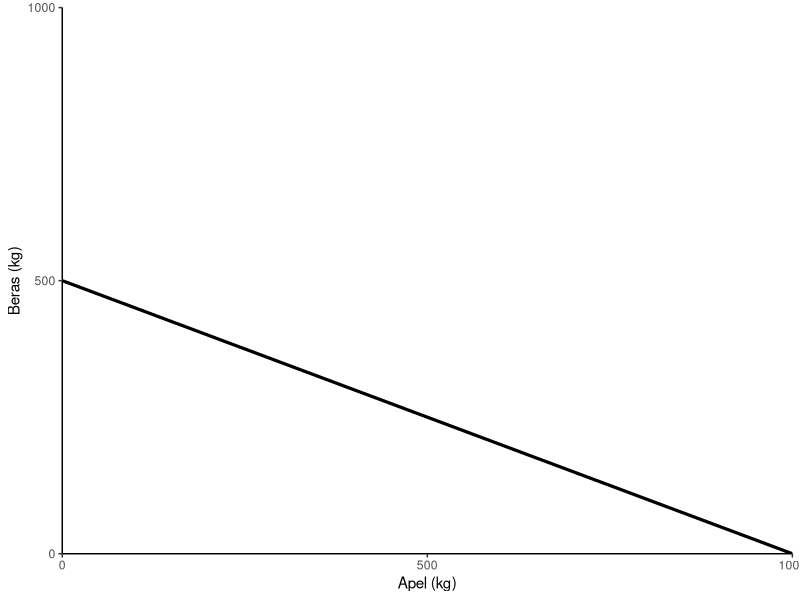
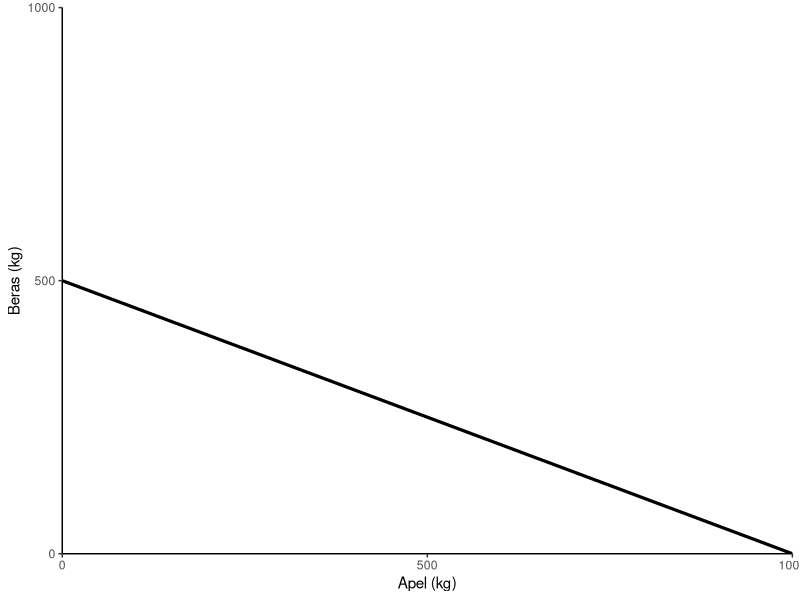
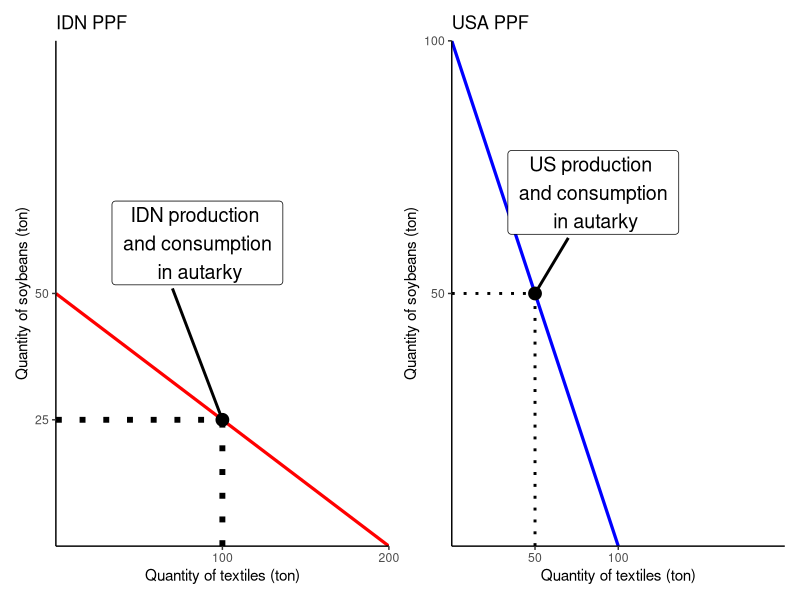
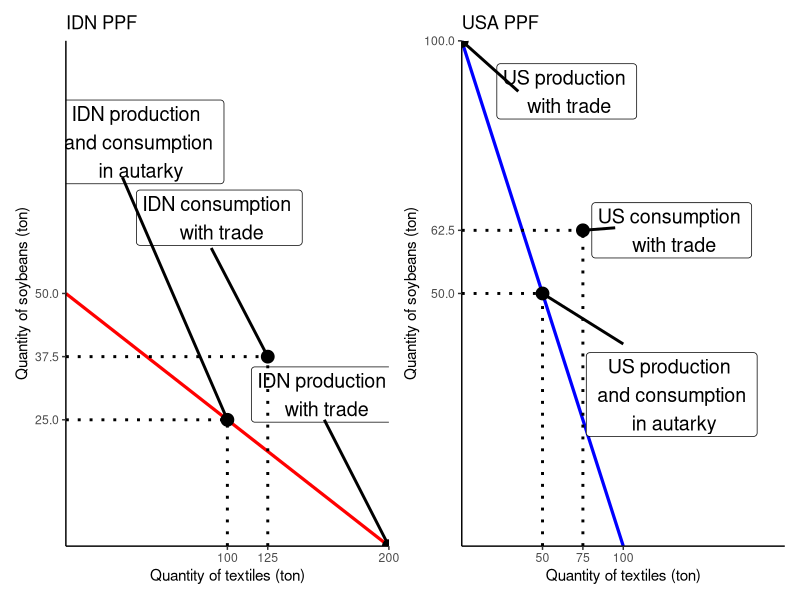
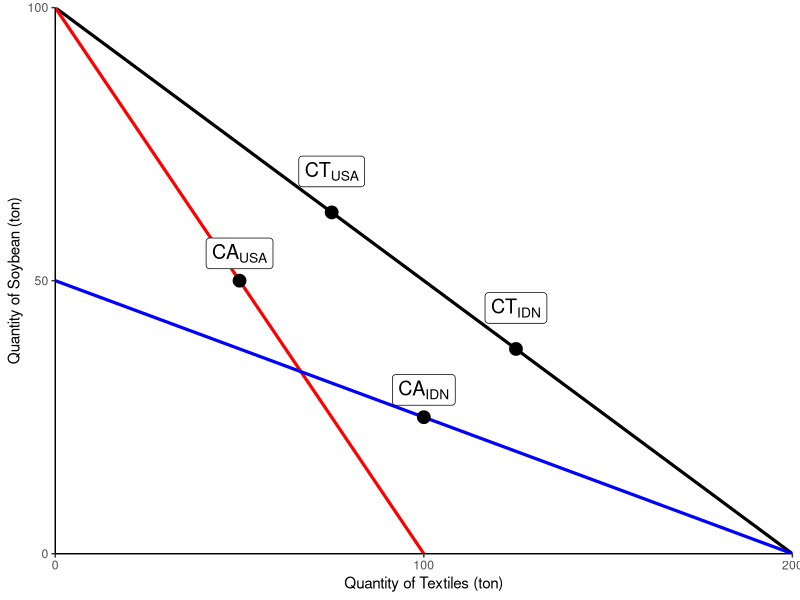

Generate these figures, in order, with R:
## ---- chunk 1
#| fig-width: 5
#| fig-height: 4
#| label: fig1
#| fig-cap: "Production Possibility Frontier (PPF) negara H"
library('ggplot2')
graph<-ggplot()+
  theme_classic()

home <- function(x) 500-0.5*x
graph+
  stat_function(fun = home, size=1.1)+
  scale_y_continuous(expand=c(0,0),limits=c(0,1000), breaks = c(0,500,1000))+
  scale_x_continuous(expand=c(0,0),limits=c(0,1000), breaks =c(0,500,1000))+
  labs(x="Apel (kg)",y="Beras (kg)")
## ---- chunk 2
#| fig-width: 5
#| fig-height: 4
#| label: fig3
#| fig-cap: "Production Possibility Frontier (PPF) negara H"
library('ggplot2')
graph<-ggplot()+
  theme_classic()

home <- function(x) 500-0.5*x
graph+
  stat_function(fun = home, size=1.1)+
  scale_y_continuous(expand=c(0,0),limits=c(0,1000), breaks = c(0,500,1000))+
  scale_x_continuous(expand=c(0,0),limits=c(0,1000), breaks =c(0,500,1000))+
  labs(x="Apel (kg)",y="Beras (kg)")
## ---- chunk 3
#| fig-width: 7
#| fig-height: 5.5
#| label: fig2

library(patchwork)
library(kableExtra)
USA <- function(x) 100-x
IDN <- function(x) 50-.25*x

amrik <- graph +
  stat_function(fun = USA, color="blue", size=1.1)+
  scale_y_continuous(expand=c(0,0),limits=c(0,100), breaks = c(50,100))+
  scale_x_continuous(expand=c(0,0),limits=c(0,200), breaks =c(50,100))+
  labs(x="Quantity of textiles (ton)",y="Quantity of soybeans (ton)",
       title = "USA PPF",size=1)+
  annotate("label", x = 85, y = 70, label = 'US production \n and consumption \n in autarky' ,size=5)+
  geom_segment(aes(x = 50, y = 50, xend = 70, yend = 61)
               ,size=1)+
  geom_point(aes(x=50,y=50),color='black',size=4)+
  geom_segment(aes(x = 0, y = 50, xend = 50, yend = 50), lty = "dotted"
               ,size=1) +
  geom_segment(aes(x = 50, y = 0, xend = 50, yend = 50), lty = "dotted"
               ,size=1)
  
indon <- graph +
  stat_function(fun = IDN, color="red", size=1.1)+
  scale_y_continuous(expand=c(0,0),limits=c(0,100), breaks = c(50,25))+
  scale_x_continuous(expand=c(0,0),limits=c(0,200), breaks =c(100,200))+
  labs(x="Quantity of textiles (ton)",y="Quantity of soybeans (ton)",
       title = "IDN PPF",size=1)+
  annotate("label", x = 85, y = 60, label = 'IDN production \n and consumption \n in autarky' ,size=5)+
  geom_segment(aes(x = 100, y = 25, xend = 70, yend = 51)
               ,size=1)+
  geom_point(aes(x=100,y=25),color='black',size=4)+
  geom_segment(aes(x = 0, y = 25, xend = 100, yend = 25), lty = "dotted"
               ,size=2) +
  geom_segment(aes(x = 100, y = 0, xend = 100, yend = 25), lty = "dotted"
               ,size=2)

indon+amrik
## ---- chunk 4
game <- data.frame(
  "country"=c(rep('USA',times=2),rep('IDN',times=2)), "goods"=c("textiles (ton)","soybean (ton)","textiles (ton)","soybean (ton)"),
  "p1"=c(50,50,100,25), "p2"=c(50,50,100,25),"p3"=c(0,100,200,0),
  "p4"=c(75,62.5,125,37.5),"gains"=c("+25","+12.5","+25","+12.5")
)

zzz<-kbl(game, align = "c", format='html',
    col.names = c(" "," ", "production","consumption",
                     "production","consumption", "Gains from trade")) %>%
  kable_styling(font_size=18) %>%
  column_spec(1, bold = T) %>%
  collapse_rows(columns = 1) %>%
  add_header_above(c(" "," ", "in autarky" = 2,"with trade"=3))
zzz
## ---- chunk 5
zzz
## ---- chunk 6

amrik1 <- graph +
  stat_function(fun = USA, color="blue", size=1.1)+
  scale_y_continuous(expand=c(0,0),limits=c(0,100), 
                     breaks = c(50,62.5,100))+
  scale_x_continuous(expand=c(0,0),limits=c(0,200), 
                     breaks =c(50,75,100))+
  labs(x="Quantity of textiles (ton)",y="Quantity of soybeans (ton)",
       title = "USA PPF",size=0.5)+
  annotate("label", x = 130, y = 30, label = 'US production \n and consumption \n in autarky' ,size=5)+
  annotate("label", x = 65, y = 90, label = 'US production \n with trade' ,size=5)+
  annotate("label", x = 130, y = 62.5, label = 'US consumption \n with trade' ,size=5)+
  geom_segment(aes(x = 0, y = 100, xend = 35, yend = 90 )
               ,size=1)+
  geom_segment(aes(x = 75, y = 62.50, xend = 95, yend = 63)
               ,size=1)+
  geom_segment(aes(x = 50, y = 50, xend = 100, yend = 40)
               ,size=1)+
  geom_point(aes(x=50,y=50),color='black',size=4)+
  geom_point(aes(x=75,y=62.5),color='black',size=4)+
  geom_point(aes(x=0,y=100),color='black',size=4)+
  geom_segment(aes(x = 0, y = 50, xend = 50, yend = 50), lty = "dotted"
               ,size=1) +
  geom_segment(aes(x = 50, y = 0, xend = 50, yend = 50), lty = "dotted"
               ,size=1)+
  geom_segment(aes(x = 0, y = 62.5, xend = 75, yend = 62.5), lty = "dotted"
               ,size=1) +
  geom_segment(aes(x = 75, y = 0, xend = 75, yend = 62.5), lty = "dotted"
               ,size=1)

indon1 <- graph +
  stat_function(fun = IDN, color="red", size=1.1)+
  scale_y_continuous(expand=c(0,0),limits=c(0,100), breaks = c(50,37.5,25))+
  scale_x_continuous(expand=c(0,0),limits=c(0,200), breaks =c(100,125,200))+
  labs(x="Quantity of textiles (ton)",y="Quantity of soybeans (ton)",
       title = "IDN PPF",size=1)+
  annotate("label", x = 45, y = 80, 
           label = 'IDN production \n and consumption \n in autarky' ,
           size=5)+
  annotate("label", x = 95, y = 65,
           label = 'IDN consumption \n with trade' ,size=5)+
  annotate("label", x = 160, y = 30, 
           label = 'IDN production \n with trade' ,size=5)+
  geom_segment(aes(x = 100, y = 25, xend = 35, yend = 73)
               ,size=1)+
  geom_segment(aes(x = 125, y = 37.5, xend = 90, yend = 59)
               ,size=1)+
  geom_segment(aes(x = 200, y = 0, xend = 160, yend = 25)
               ,size=1)+
  geom_point(aes(x=100,y=25),color='black',size=4)+
  geom_point(aes(x=125,y=37.5),color='black',size=4)+
  geom_point(aes(x=200,y=0),color='black',size=4)+
  geom_segment(aes(x = 0, y = 25, xend = 100, yend = 25), lty = "dotted"
               ,size=1) +
  geom_segment(aes(x = 100, y = 0, xend = 100, yend = 25), lty = "dotted"
               ,size=1)+
  geom_segment(aes(x = 0, y = 37.5, xend = 125, yend = 37.5), lty = "dotted"
               ,size=1) +
  geom_segment(aes(x = 125, y = 0, xend = 125, yend = 37.5), lty = "dotted"
               ,size=1)
indon1+amrik1
## ---- chunk 7
#| fig-width: 5
#| fig-height: 4
#| label: fig4

graph<-ggplot()+
  theme_classic()
USA <- function(x) 100-x
IDN <- function(x) 50-.25*x
gab <- function(x) 100-.5*x
graph+
  stat_function(fun = gab, size=1.1)+
  stat_function(fun = USA, size=1.1,color="red")+
  stat_function(fun = IDN, size=1.1,color="blue")+
  scale_y_continuous(expand=c(0,0),limits=c(0,100), breaks = c(0,50,100))+
  scale_x_continuous(expand=c(0,0),limits=c(0,200), breaks =c(0,100,200))+
  labs(x="Quantity of Textiles (ton)",y="Quantity of Soybean (ton)")+
  geom_point(aes(x=100,y=25),color='black',size=4)+
  geom_point(aes(x=125,y=37.5),color='black',size=4)+
  geom_point(aes(x=75,y=62.5),color='black',size=4)+
  geom_point(aes(x=50,y=50),color='black',size=4)+
  annotate("label", x = 100, y = 30, label = 'CA[IDN]' ,size=5,parse=TRUE)+
  annotate("label", x = 125, y = 45, label = 'CT[IDN]' ,size=5,parse=TRUE)+
  annotate("label", x = 75, y = 70, label = 'CT[USA]' ,size=5,parse=TRUE)+
  annotate("label", x = 50, y = 55, label = 'CA[USA]' ,size=5,parse=TRUE)
